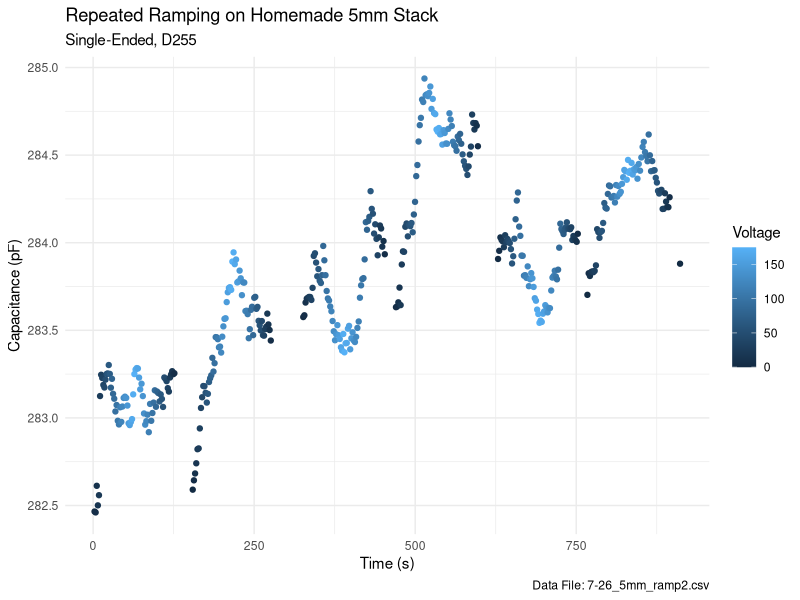

Reproduce this figure in R.
library(tidyverse)
library(ggthemes)

setwd("C:/Users/SphoPM/Documents/GitHub/capacitance_sensing/rscripts/")

ep <- 8.85
area <- 547.8436324501871
initial_dist <- 282.4656337947194
ramp_drift <- read_csv("../csv_files/7-30_3mmshear2.csv",
                  col_names = c("batch", "Voltage", "time", "raw", "capacitance"))

clean_ramp_drift <- ramp_drift %>% 
  # filter(batch < 140, batch > 70) %>%
  group_by(batch) %>%
  summarize(avg_cap = mean(capacitance), 
            avg_raw = mean(raw),stdev =sd(capacitance), count = n(), 
            time = mean(time),
            # Voltage = as.factor(mean(Voltage))) %>%
            Voltage = mean(Voltage)) %>%
  filter(count>1) %>% 
  ungroup() 

reference_cap <- clean_ramp_drift %>% 
  filter(batch == 0) %>% 
  pull(avg_cap)

null_slope <- coef(lm(avg_cap~time, 
                      subset(clean_ramp_drift, Voltage == 0)))[["time"]]
max_slope <- coef(lm(avg_cap~time, 
                     subset(clean_ramp_drift, Voltage == 175)))[["time"]]

clean_ramp_drift <- clean_ramp_drift %>% 
  mutate(drift_adjusted_capacitance = avg_cap-null_slope*time) %>% 
  mutate(cap_change = avg_cap-reference_cap) %>% 
  mutate(drift_cap_change = drift_adjusted_capacitance-reference_cap) %>% 
  mutate(distance = initial_dist/(1+ cap_change*initial_dist/(ep*area))) %>% 
  mutate(drift_adjusted_distance = initial_dist/(1+ drift_cap_change*initial_dist/(ep*area)))
# %>% 
#   filter(Voltage %in% c(0, 175))

clean_ramp_drift %>% 
  mutate(drift_adjusted_capacitance = avg_cap-null_slope*time) %>% 
  ggplot(aes(time, distance, color = Voltage))+
  geom_point()+
  labs(title = "Repeated Ramping on Homemade 5mm Stack",
       subtitle ="Single-Ended, D255",
       caption ="Data File: 7-26_5mm_ramp2.csv",
       x = "Time (s)",
       y = "Capacitance (pF)")+
       # y = "Separation Distance (microns)")+
  theme_minimal()

